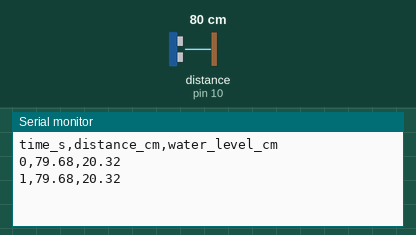
Recording of a sketch running on a simulated Arduino Uno, built with avr-gcc and run on an emulated ATmega328P. Parts: the last lines printed to the serial monitor. Wiring (from diagram.json): ultrasonic range finder: trigger pin 9; echo pin 10. The inputs (shaded band) are chosen by the test bench; at power-on: distance to the obstacle (sensor on pin 10) 80 cm. The echo pulse lasts 58.3 µs per cm.

Above: at 1.8 s.
1.9 s: distance to the obstacle (sensor on pin 10) set to 2 cm
At 2.8 s:
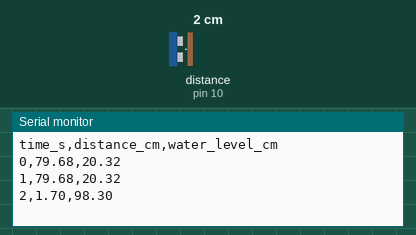
3.4 s: distance to the obstacle (sensor on pin 10) set to 4 cm
At 4.6 s:
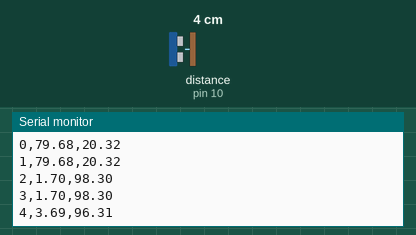
Timing chart, 0 to 6.4 s (numbered marks = the images above; inputs shaded):
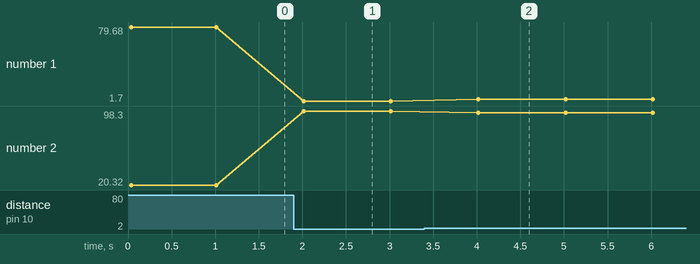

Measured:
- after the input at 1.9 s, the serial monitor: prints a new line after 0.11 s (image 1)
- after the input at 3.4 s, the serial monitor: prints a new line after 0.62 s (image 2)
- plotted number 1: 79.68 → 1.7 after the input at 1.9 s, 1.7 → 3.69 after the input at 3.4 s
- plotted number 2: 20.32 → 98.3 after the input at 1.9 s, 98.3 → 96.31 after the input at 3.4 s

The sketch:

sketch.ino
```cpp
const int TRIG_PIN = 9;
const int ECHO_PIN = 10;

const float TANK_HEIGHT_CM = 100.0;

unsigned long sampleIndex = 0;

void setup() {
  Serial.begin(9600);
  pinMode(TRIG_PIN, OUTPUT);
  pinMode(ECHO_PIN, INPUT);

  Serial.println("time_s,distance_cm,water_level_cm");
}

float measureDistanceCm() {

  digitalWrite(TRIG_PIN, LOW);
  delayMicroseconds(2);
  digitalWrite(TRIG_PIN, HIGH);
  delayMicroseconds(10);
  digitalWrite(TRIG_PIN, LOW);

  long duration = pulseIn(ECHO_PIN, HIGH, 30000);
  if (duration == 0) {
    return TANK_HEIGHT_CM;
  }

  float distance = (duration * 0.0343) / 2.0;
  return constrain(distance, 0.0, TANK_HEIGHT_CM);
}

void loop() {
  float distanceCm = measureDistanceCm();
  float waterLevelCm = TANK_HEIGHT_CM - distanceCm;

  Serial.print(sampleIndex);
  Serial.print(",");
  Serial.print(distanceCm, 2);
  Serial.print(",");
  Serial.println(waterLevelCm, 2);

  sampleIndex++;
  delay(1000);
}
```
